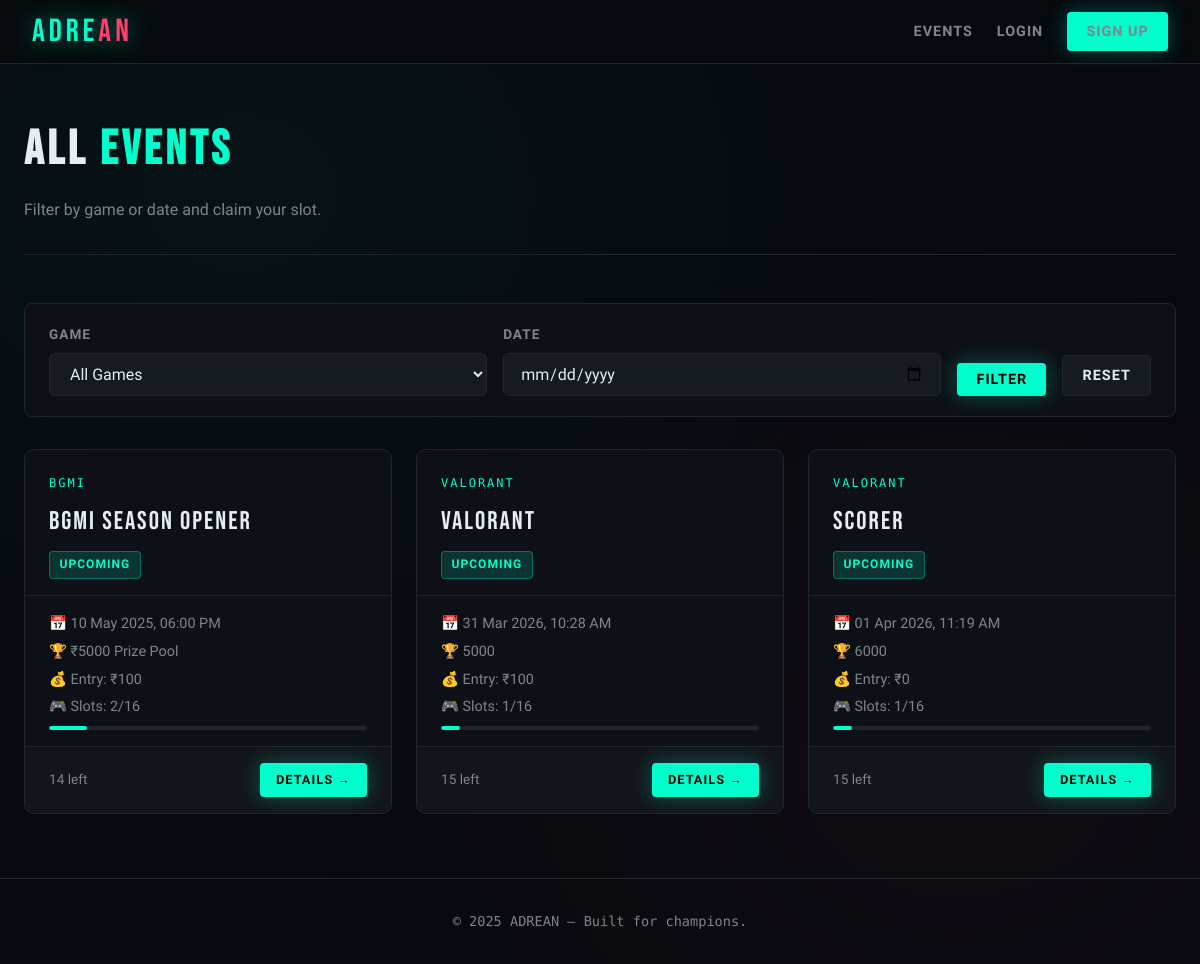
The app's page /events with its own data.
### app.py (models this page shows)
class Event(db.Model):
    id            = db.Column(db.Integer, primary_key=True)
    title         = db.Column(db.String(200), nullable=False)
    game          = db.Column(db.String(100), nullable=False)
    description   = db.Column(db.Text)
    event_date    = db.Column(db.DateTime, nullable=False)
    slots_total   = db.Column(db.Integer, default=16)
    entry_fee     = db.Column(db.Float,   default=0.0)
    prize_pool    = db.Column(db.String(200))
    status        = db.Column(db.String(20), default='upcoming')
    created_at    = db.Column(db.DateTime, default=datetime.utcnow)
    registrations = db.relationship('Registration', backref='event', lazy=True)
    @property
    def slots_filled(self):
        return Registration.query.filter_by(event_id=self.id, verified=True).count()
    @property
    def slots_available(self):
        return self.slots_total - self.slots_filled

### app.py (the view)
@app.route('/events')
def events():
    game_filter = request.args.get('game', '')
    date_filter = request.args.get('date', '')
    query = Event.query.filter_by(status='upcoming')
    if game_filter:
        query = query.filter(Event.game.ilike(f'%{game_filter}%'))
    if date_filter:
        try:
            d = datetime.strptime(date_filter, '%Y-%m-%d')
            query = query.filter(db.func.date(Event.event_date) == d.date())
        except Exception:
            pass
    events_list = query.order_by(Event.event_date).all()
    games = db.session.query(Event.game).distinct().all()
    return render_template('events.html', events=events_list,
                           games=[g[0] for g in games],
                           game_filter=game_filter, date_filter=date_filter)

### templates/events.html (shortened to what this page needs)
{% extends 'base.html' %}
{% block content %}
<div class="container">
  <div class="page-header">
    <h1>ALL <span>EVENTS</span></h1>
    <p class="text-muted mt-1">Filter by game or date and claim your slot.</p>
  </div>
  <form class="filter-bar" method="GET">
    <div class="form-group">
      <label>Game</label>
      <select class="form-control" name="game">
        <option value="">All Games</option>
      </select>
    </div>
    <div class="form-group">
      <label>Date</label>
      <input class="form-control" type="date" name="date" value="{{ date_filter }}">
    </div>
    <button type="submit" class="btn btn-primary">Filter</button>
    <a href="{{ url_for('events') }}" class="btn btn-ghost">Reset</a>
  </form>
  {% if events %}
    <div class="event-grid">
      {% for event in events %}
      {% set pct = (event.slots_filled / event.slots_total * 100)|int %}
      <div class="event-card">
        <div class="event-card-top">
          <div class="event-game">{{ event.game }}</div>
          <div class="event-title">{{ event.title }}</div>
          <span class="badge {% if event.status=='upcoming' %}badge-green{% elif event.status=='ongoing' %}badge-yellow{% else %}badge-red{% endif %}">{{ event.status }}</span>
        </div>
        <div class="event-card-body">
          <div class="event-meta">
            <span>📅 {{ event.event_date.strftime('%d %b %Y, %I:%M %p') }}</span>
            <span>🏆 {{ event.prize_pool or 'TBD' }}</span>
            <span>💰 Entry: ₹{{ event.entry_fee|int }}</span>
            <span>🎮 Slots: {{ event.slots_filled }}/{{ event.slots_total }}</span>
          </div>
          <div class="slot-bar mt-1">
            <div class="slot-fill {% if pct >= 100 %}full{% elif pct >= 70 %}warn{% endif %}" style="width:{{ pct }}%"></div>
          </div>
        </div>
        <div class="event-footer">
          <span class="text-muted" style="font-size:0.85rem">{{ event.slots_available }} left</span>
          <a href="{{ url_for('event_detail', event_id=event.id) }}" class="btn btn-primary" style="padding:0.4rem 1rem;font-size:0.8rem">Details →</a>
        </div>
      </div>
      {% endfor %}
    </div>
  {% else %}
    <div style="text-align:center;padding:5rem 0;color:var(--muted);">
      <div style="font-size:4rem;">🔍</div>
      <p class="mt-2">No events match your filter. Try adjusting it.</p>
    </div>
  {% endif %}
</div>
{% endblock %}

### templates/base.html (style rules this page uses)
:root { --bg: #070a0f; --surface: #0d1117; --surface2: #161b22; --border: #21262d; --accent: #00ffcc; --accent2: #ff3e6c; --accent3: #7b5ea7; --text: #e6edf3; --muted: #7d8590; --card: #0d1117; }
*, *::before, *::after { box-sizing: border-box; margin: 0; padding: 0; }
html { scroll-behavior: smooth; }
body { background: var(--bg); color: var(--text); font-family: 'Rajdhani', sans-serif; font-size: 16px; line-height: 1.6; min-height: 100vh; }
body::before { content: ''; position: fixed; inset: 0; background: radial-gradient(ellipse at 20% 20%, rgba(0,255,204,0.04) 0%, transparent 50%), radial-gradient(ellipse at 80% 80%, rgba(255,62,108,0.04) 0%, transparent 50%); pointer-events: none; z-index: 0; }
.btn { display: inline-flex; align-items: center; gap: 0.4rem; padding: 0.5rem 1.2rem; border: none; cursor: pointer; border-radius: 4px; font-family: 'Rajdhani', sans-serif; font-size: 0.9rem; font-weight: 700; letter-spacing: 1px; text-transform: uppercase; text-decoration: none; transition: all 0.2s; }
.btn-primary { background: var(--accent); color: #000; box-shadow: 0 0 20px rgba(0,255,204,0.3); }
.btn-ghost { background: var(--surface2); color: var(--text); border: 1px solid var(--border); }
.container { max-width: 1200px; margin: 0 auto; padding: 0 1.5rem; }
.form-group { margin-bottom: 1.25rem; }
.form-group label { display: block; font-weight: 600; font-size: 0.85rem; letter-spacing: 1px; text-transform: uppercase; color: var(--muted); margin-bottom: 0.4rem; }
.form-control { width: 100%; padding: 0.65rem 1rem; background: var(--surface2); border: 1px solid var(--border); border-radius: 6px; color: var(--text); font-family: 'Rajdhani', sans-serif; font-size: 1rem; transition: border-color 0.2s; }
select.form-control option { background: var(--surface2); }
.badge { display: inline-block; padding: 0.2rem 0.6rem; border-radius: 4px; font-size: 0.75rem; font-weight: 700; letter-spacing: 1px; text-transform: uppercase; }
.badge-green { background: rgba(0,255,204,0.15); color: var(--accent); border: 1px solid rgba(0,255,204,0.3); }
.text-muted { color: var(--muted); }
.mt-1 { margin-top: 0.5rem; }

### templates/events.html (style rules this page uses)
.page-header { padding:3rem 0 2rem; border-bottom:1px solid var(--border); margin-bottom:3rem; }
.page-header h1 { font-family:'Bebas Neue',sans-serif; font-size:3rem; letter-spacing:4px; }
.page-header h1 span { color:var(--accent); }
.filter-bar { background:var(--surface); border:1px solid var(--border); border-radius:8px; padding:1.25rem 1.5rem; display:flex; gap:1rem; flex-wrap:wrap; align-items:flex-end; margin-bottom:2rem; }
.filter-bar .form-group { margin:0; flex:1; min-width:160px; }
.event-grid { display:grid; grid-template-columns:repeat(auto-fill,minmax(320px,1fr)); gap:1.5rem; }
.event-card { background:var(--surface); border:1px solid var(--border); border-radius:10px; overflow:hidden; transition:all 0.3s; }
.event-card-top { padding:1.5rem 1.5rem 1rem; border-bottom:1px solid var(--border); }
.event-game { font-family:'Share Tech Mono',monospace; font-size:0.75rem; color:var(--accent); letter-spacing:2px; text-transform:uppercase; margin-bottom:0.5rem; }
.event-title { font-family:'Bebas Neue',sans-serif; font-size:1.6rem; letter-spacing:2px; margin-bottom:0.5rem; }
.event-card-body { padding:1rem 1.5rem; }
.event-meta { display:flex; flex-direction:column; gap:0.3rem; font-size:0.9rem; color:var(--muted); }
.event-footer { padding:1rem 1.5rem; display:flex; justify-content:space-between; align-items:center; background:rgba(255,255,255,0.02); border-top:1px solid var(--border); }
.slot-bar { width:100%; height:4px; background:var(--border); border-radius:2px; margin-top:0.5rem; overflow:hidden; }
.slot-fill { height:100%; background:var(--accent); border-radius:2px; }

### records on screen
Event: game "BGMI", title "BGMI Season Opener", status "UPCOMING", event_date "10 May 2025, 06:00 PM", prize_pool "₹5000 Prize Pool", entry_fee "100", slots_filled "2", slots_total "16", {{ pct }} 12 (drawn), slots_available "14"
Event: game "VALORANT", title "valorant", status "UPCOMING", event_date "31 Mar 2026, 10:28 AM", prize_pool "5000", entry_fee "100", slots_filled "1", slots_total "16", {{ pct }} 6 (drawn), slots_available "15"
Event: game "VALORANT", title "scorer", status "UPCOMING", event_date "01 Apr 2026, 11:19 AM", prize_pool "6000", entry_fee "0", slots_filled "1", slots_total "16", {{ pct }} 6 (drawn), slots_available "15"

### other values on screen
{{ now.year if now else 2025 }} "2025"
